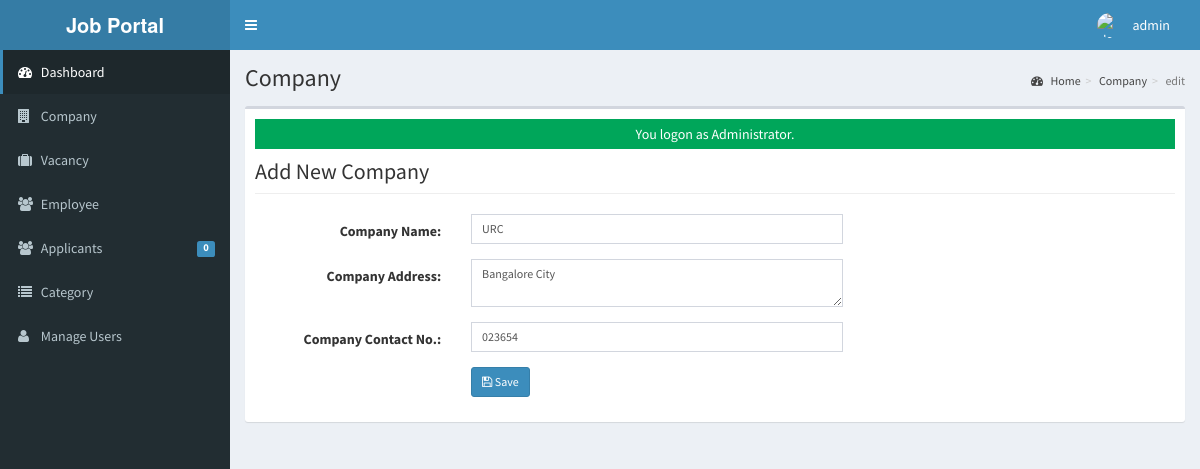
Page /admin/company/index.php?view=edit&id=2 (signed in) on the committed database.
### tables this page shows
CREATE TABLE `tblusers` (
  `USERID` varchar(30) NOT NULL,
  `FULLNAME` varchar(40) NOT NULL,
  `USERNAME` varchar(90) NOT NULL,
  `PASS` varchar(90) NOT NULL,
  `ROLE` varchar(30) NOT NULL,
  `PICLOCATION` varchar(255) NOT NULL
);

CREATE TABLE `tblcompany` (
  `COMPANYID` int(11) NOT NULL,
  `COMPANYNAME` varchar(90) NOT NULL,
  `COMPANYADDRESS` varchar(90) NOT NULL,
  `COMPANYCONTACTNO` varchar(30) NOT NULL,
  `COMPANYSTATUS` varchar(90) NOT NULL,
  `COMPANYMISSION` text NOT NULL
);

### admin/company/index.php (called while the page is built, shortened)
<?php
require_once("../../include/initialize.php");
$title="Company";
require_once ("../theme/templates.php");
?>

### include/database.php (called while the page is built, shortened)
<?php
class Database {
	var $query = '';
	public $conn;
	public function open_connection() {
		try {
		$this->conn = new PDO("mysql:host=".server.";dbname=".database_name. "", user,pass);
		$this->conn->setAttribute(PDO::ATTR_ERRMODE, PDO::ERRMODE_EXCEPTION);
		}catch(PDOException $e){
			echo "Problem in database connection! Contact administrator!". $e->getMessage();
		}
	}
	function setQuery($sql='') {
		try {
		   $this->sql_string=$sql;
			$this->query = $this->conn->prepare($this->sql_string);
			$this->query->execute();
		  } catch (PDOException $e) {
		    echo "Failed to get query handle: " . $e->getMessage() . "\n";
		    exit;
		  }
	}
	function loadSingleResult() {
		$results = $this->query->fetch(PDO::FETCH_OBJ);
		return $results;
	}
}
$mydb = new Database();
?>

### include/accounts.php (called while the page is built, shortened)
<?php
require_once(LIB_PATH.DS.'database.php');
class User {
	protected static  $tblname = "tblusers";
	function single_user($id=""){
			global $mydb;
			$mydb->setQuery("SELECT * FROM ".self::$tblname."
				Where USERID= '{$id}' LIMIT 1");
			$cur = $mydb->loadSingleResult();
			return $cur;
	}
}
?>

### include/function.php (called while the page is built, shortened)
<?php
function currentpage(){
		$this_page = $_SERVER['SCRIPT_NAME'];
	    $bits = explode('/',$this_page);
		 return $bits[3];
	}
		?>

### include/companies.php (called while the page is built, shortened)
<?php
require_once(LIB_PATH.DS.'database.php');
class Company {
	protected static  $tblname = "tblcompany";
	function single_company($id=""){
			global $mydb;
			$mydb->setQuery("SELECT * FROM ".self::$tblname."
				Where COMPANYID= '{$id}' LIMIT 1");
			$cur = $mydb->loadSingleResult();
			return $cur;
	}
}
?>

### admin/company/edit.php (the view, shortened to what this page needs)
<?php
  $companyid = $_GET['id'];
  $company = New Company();
  $res = $company->single_company($companyid);
?>
 <form class="form-horizontal span6" action="controller.php?action=edit" method="POST">
            <div class="row">
         <div class="col-lg-12">
            <h1 class="page-header">Add New Company</h1>
          </div>
       </div>
                  <div class="form-group">
                    <div class="col-md-8">
                      <label class="col-md-4 control-label" for=
                      "COMPANYNAME">Company Name:</label>
                      <div class="col-md-8">
                         <input class="form-control input-sm" id="COMPANYNAME" name="COMPANYNAME" placeholder=
                            "Company Name" type="text" value="<?php echo $res->COMPANYNAME ;?>">
                      </div>
                    </div>
                  </div>
                  <div class="form-group">
                    <div class="col-md-8">
                      <label class="col-md-4 control-label" for=
                      "COMPANYADDRESS">Company Address:</label>
                      <div class="col-md-8">
                        <textarea class="form-control input-sm" id="COMPANYADDRESS" name="COMPANYADDRESS" placeholder=
                            "Company Address" type="text" value="" required  onkeyup="javascript:capitalize(this.id, this.value);" autocomplete="off"><?php echo $res->COMPANYADDRESS ;?></textarea>
                      </div>
                    </div>
                  </div>
                  <div class="form-group">
                    <div class="col-md-8">
                      <label class="col-md-4 control-label" for=
                      "COMPANYCONTACTNO">Company Contact No.:</label>
                      <div class="col-md-8">
                         <input class="form-control input-sm" id="COMPANYCONTACTNO" name="COMPANYCONTACTNO" placeholder=
                            "Company Contact No." type="text" value="<?php echo $res->COMPANYCONTACTNO ;?>">
                      </div>
                    </div>
                  </div>
             <div class="form-group">
                    <div class="col-md-8">
                      <label class="col-md-4 control-label" for=
                      "idno"></label>
                      <div class="col-md-8">
                      <button class="btn btn-primary btn-sm" name="save" type="submit" ><span class="fa fa-save fw-fa"></span> Save</button>
                      </div>
                    </div>
                  </div>
        </form>

### admin/theme/templates.php (shortened to what this page needs)
<!DOCTYPE html>
<html>
    <head>
        <link rel="stylesheet" href="<?php echo web_root;?>bootstrap/css/bootstrap.min.css">
        <link rel="stylesheet" href="<?php echo web_root;?>plugins/font-awesome/css/font-awesome.min.css">
        <link rel="stylesheet" href="<?php echo web_root;?>dist/css/AdminLTE.min.css">
        <link rel="stylesheet" href="<?php echo web_root;?>dist/css/skins/_all-skins.min.css">
        <link rel="stylesheet" href="<?php echo web_root;?>plugins/iCheck/flat/blue.css">
        <link rel="stylesheet" href="<?php echo web_root;?>plugins/morris/morris.css">
        <link rel="stylesheet" href="<?php echo web_root;?>plugins/jvectormap/jquery-jvectormap-1.2.2.css">
        <link href="<?php echo web_root; ?>plugins/datepicker/bootstrap-datetimepicker.min.css" rel="stylesheet" media="screen">
        <link rel="stylesheet" href="<?php echo web_root;?>plugins/dataTables/jquery.dataTables.min.css">
        <link rel="stylesheet" href="<?php echo web_root;?>plugins/bootstrap-wysihtml5/bootstrap3-wysihtml5.min.css">
    </head>
 <body class="hold-transition skin-blue fixed sidebar-mini">
<div class="wrapper">
  <header class="main-header">
    <a href="<?php echo web_root;?>/admin/" class="logo">
      <span class="logo-lg"><b>Job Portal</b></span>
    </a>
    <nav class="navbar navbar-static-top" role="navigation">
      <a href="#" class="sidebar-toggle" data-toggle="offcanvas" role="button">
      </a>
      <div class="navbar-custom-menu">
        <ul class="nav navbar-nav">
          <?php
              $user = New User();
              $singleuser = $user->single_user($_SESSION['ADMIN_USERID']);
          ?>
          <li class="dropdown user user-menu" style="padding-right: 15px;"  >
            <a href="#" class="dropdown-toggle" data-toggle="dropdown">
              <img src="<?php echo web_root.'admin/user/'. $singleuser->PICLOCATION;?>" class="user-image" alt="User Image">
              <span class="hidden-xs"><?php echo $singleuser->FULLNAME; ?></span>
            </a>
          </li>
        </ul>
      </div>
    </nav>
  </header>
  <aside class="main-sidebar">
    <section class="sidebar">
      <ul class="sidebar-menu">
        <li  class="<?php echo (currentpage() == 'index.php') ? "active" : false;?>" >
          <a href="<?php echo web_root ;?>admin/">
            <i class="fa fa-dashboard"></i> <span>Dashboard</span>
          </a>
        </li>
        <li class="<?php echo (currentpage() == 'company') ? "active" : false;?>" >
          <a href="<?php echo web_root ;?>admin/company/">
            <i class="fa fa-building"></i> <span>Company</span>
          </a>
        </li>
        <li class="<?php echo (currentpage() == 'vacancy') ? "active" : false;?>" >
          <a href="<?php echo web_root ;?>admin/vacancy/">
            <i class="fa fa-suitcase"></i> <span>Vacancy</span>
          </a>
        </li>
        <li class="<?php echo (currentpage() == 'employee') ? "active" : false;?>" >
          <a href="<?php echo web_root ;?>admin/employee/">
            <i class="fa fa-users"></i> <span>Employee</span>
          </a>
        </li>
        <li class="<?php echo (currentpage() == 'applicants') ? "active" : false;?>" >
          <a href="<?php echo web_root ;?>admin/applicants/">
            <i class="fa fa-users"></i> <span>Applicants</span>
            <span class="label label-primary pull-right">
              <?php
                $sql = "SELECT count(*) as 'APPL' FROM `tbljobregistration` WHERE `PENDINGAPPLICATION`=1";
                $mydb->setQuery($sql);
                $pending = $mydb->loadSingleResult();
                echo $pending->APPL;
              ?>
            </span>
          </a>
        </li>
        <li class="<?php echo (currentpage() == 'category') ? "active" : false;?>" >
          <a href="<?php echo web_root ;?>admin/category/">
            <i class="fa fa-list"></i> <span>Category</span>
          </a>
        </li>
         <li class="<?php echo (currentpage() == 'user') ? "active" : false;?>">
          <a href="<?php echo web_root; ?>admin/user/">
            <i class="fa fa-user"></i> <span>Manage Users</span> </a>
        </li>
      </ul>
    </section>
  </aside>
  <div class="content-wrapper">
  <section class="content-header">
      <h1>
        <?php echo isset($title) ? $title : ''; ?>
      </h1>
      <ol class="breadcrumb">
        <?php
          if ($title!='Home') {
            $active_title = '';
            if (isset($_GET['view'])) {
              $active_title = '<li class='.$active_title.'><a href="index.php">'.$title.'</a></li>';
            }else{
              $active_title = '<li class='.$active_title.'>'.$title.'</li>';
            }
            echo '<li><a href='.web_root.'admin/><i class="fa fa-dashboard"></i> Home</a></li>';
            echo  $active_title;
            echo  isset($_GET['view']) ? '<li class="active">'.$_GET['view'].'</li>' : '';
          }
        ?>
      </ol>
    </section>
         <section class="content">
          <div class="row">
            <div class="col-xs-12">
              <div class="box">
                <div class="box-body">
              <?php
               require_once $content;
               ?>
             </div>
             </div>
           </div>
         </div>
         </section>
 </div>
    </body>
</html>

### rows in the picture
tblusers: FULLNAME "admin"
tblcompany: COMPANYNAME "URC", COMPANYADDRESS "Bangalore City", COMPANYCONTACTNO "023654"

### other values in the picture
$pending->APPL "0"
$title "Company"
$_GET['view'] "edit"
$_SESSION['message'] "You logon as Administrator."
